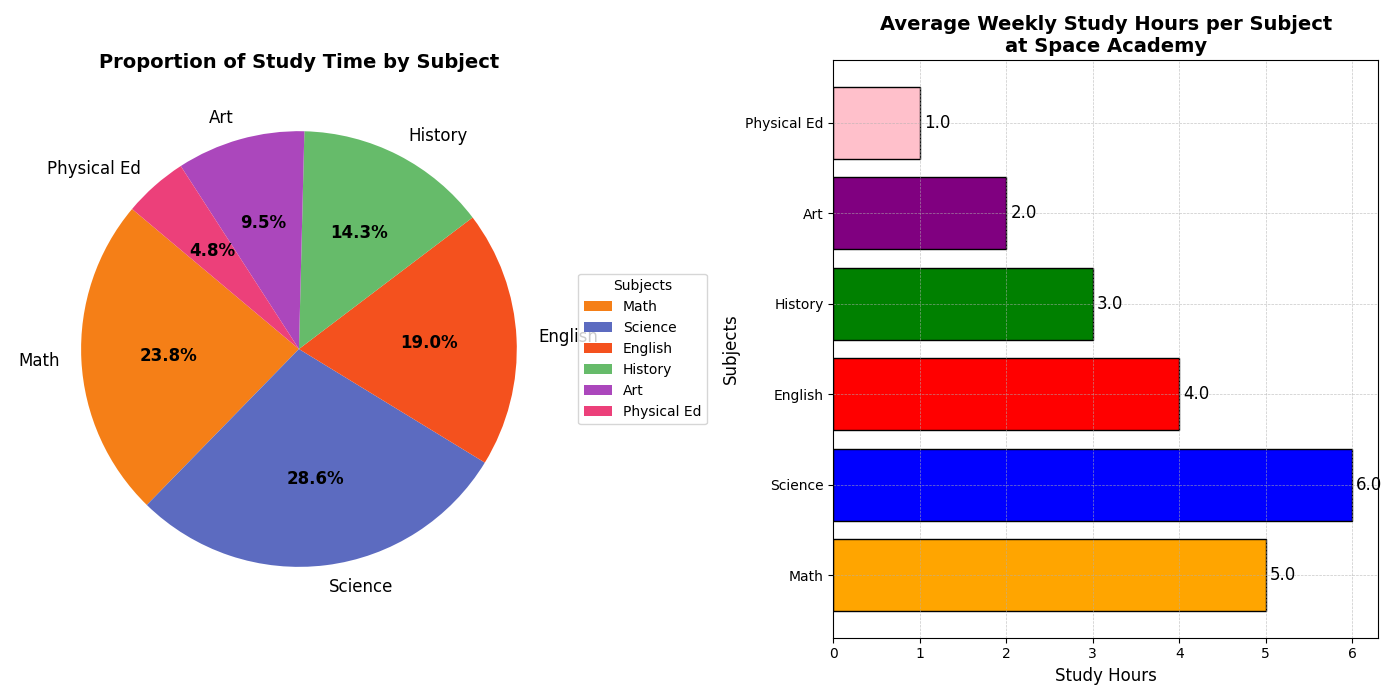

Reproduce this figure in Python.
import numpy as np
import matplotlib.pyplot as plt

subjects = ['Math', 'Science', 'English', 'History', 'Art', 'Physical Ed']
study_hours = np.array([5, 6, 4, 3, 2, 1])

fig, ax = plt.subplots(1, 2, figsize=(14, 7))

# Shuffled colors
bar_colors = ['orange', 'blue', 'red', 'green', 'purple', 'pink']

# Plotting the horizontal bar chart with shuffled colors in the second subplot
bars = ax[1].barh(subjects, study_hours, color=bar_colors, edgecolor='black')

ax[1].set_title('Average Weekly Study Hours per Subject\nat Space Academy', fontweight='bold', fontsize=14)
ax[1].set_xlabel('Study Hours', fontsize=12)
ax[1].set_ylabel('Subjects', fontsize=12)
ax[1].grid(True, linestyle='--', linewidth=0.5, alpha=0.7)

for bar in bars:
    width = bar.get_width()
    ax[1].annotate(f'{width:.1f}', 
                   xy=(width, bar.get_y() + bar.get_height() / 2), 
                   xytext=(3, 0), 
                   textcoords='offset points', 
                   ha='left', va='center', fontsize=12, color='black')

total_study_time = np.sum(study_hours)
study_proportions = study_hours / total_study_time

# Shuffled colors for the pie chart now in the first subplot
pie_colors = ['#F57F17', '#5C6BC0', '#F4511E', '#66BB6A', '#AB47BC', '#EC407A']

wedges, texts, autotexts = ax[0].pie(study_proportions, labels=subjects, autopct='%1.1f%%', colors=pie_colors, startangle=140, textprops={'fontsize': 12})

ax[0].set_title('Proportion of Study Time by Subject', fontweight='bold', fontsize=14)
plt.setp(autotexts, size=12, weight='bold')
ax[0].legend(wedges, subjects, title="Subjects", loc="center left", bbox_to_anchor=(1, 0, 0.5, 1))

plt.tight_layout()
plt.show()
